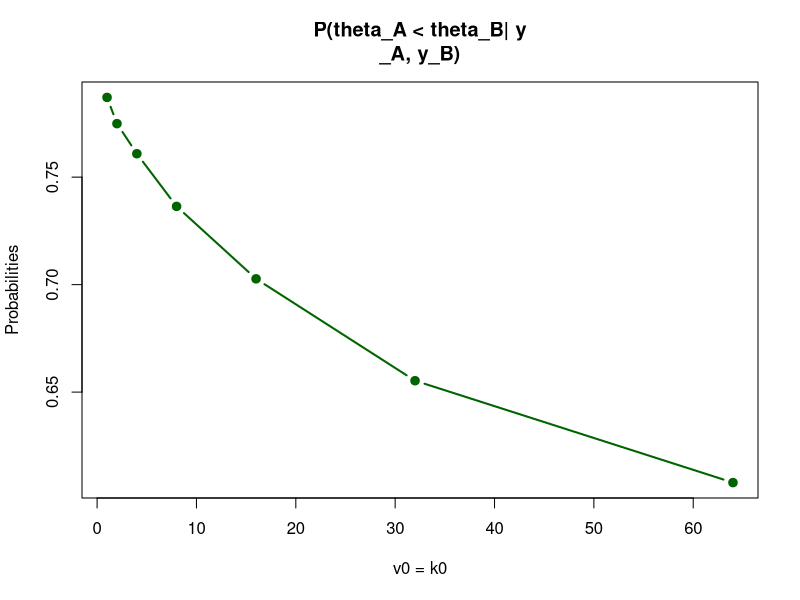

The R script that drew this image:
## ------------------------------------------------------------------
set.seed(100)
# variables given by problem
n <- 16
ya <- 75.2
sa <- 7.3
yb <- 77.5
sb <- 8.1
mu0 <- 75
s20 <- 100
k0 <- c(1,2,4,8,16,32,64)
v0 <- c(1,2,4,8,16,32,64)
kn <- k0 + n
vn <- v0 + n
data <- data.frame(k0 = k0, v0 = v0)


## ------------------------------------------------------------------
#Calculate probabilites for each parameter value
# Create loop for each value in the length of k0
# Run a monte carlo simulation for group A (like from 5.1)
# Run a monte carlo simulation for group B (like from 5.1)
# Then take the mean of all times that theta_postsample_a is greater than theta_postsample_b
# Then concatenate with probs and add this to data from above
probs <- c()
for(i in 1:length(k0)){
 
#monte carlo simulation for A
 mu_na <- (k0[i] * mu0 + n * ya)/kn[i]
 var_na <- 1/vn[i] * (v0[i] * s20 + (n-1) * sa^2 + (k0[i] * n)/kn[i] * (ya - mu0)^2)
 s_postsample_a <- sqrt(1/rgamma(10000, vn[i]/2, var_na * vn[i]/2))
 theta_postsample_a <- rnorm(10000, mu_na, s_postsample_a/sqrt(kn[i]))
 
#monte carlo simulztion for B
 mu_nb <- (k0[i] * mu0 + n * yb)/kn[i]
 var_nb <- 1/vn[i] * (v0[i] * s20 + (n-1) * sb^2 + (k0[i] * n)/kn[i] * (yb - mu0)^2)
 s_postsample_b <- sqrt(1/rgamma(10000, vn[i]/2, var_nb * vn[i]/2))
 theta_postsample_b <- rnorm(10000, mu_nb, s_postsample_b/sqrt(kn[i]))
 
 #approximate probability theta_A < theta_B
 mean <- mean(theta_postsample_a < theta_postsample_b)
 probs <- c(probs, mean)
}

data$probabilites <- probs




## ------------------------------------------------------------------
# Plot findings
plot(x = v0, y = probs, xlab = "v0 = k0", ylab = "Probabilities", main = "P(theta_A < theta_B| y
_A, y_B)", pch=19, lwd=2, col="darkgreen", type="b")

